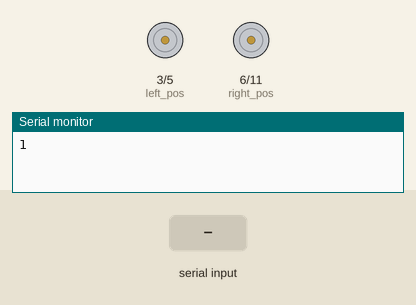
Simulated run of this sketch. Board: Arduino Uno, built with avr-gcc and run on an emulated ATmega328P. Shown: motor-driver pin pairs drawn as motors (green arrow = first pin HIGH = forward, orange = second pin HIGH = backward, longer = more drive), the last lines printed to the serial monitor. Inputs (shaded band) come from the test bench.

Above: at 1.2 s.
1.3 s: "1 90 45\n" received over Serial
At 2.2 s:
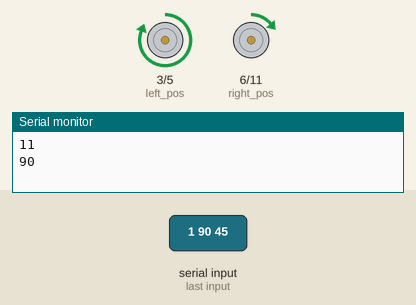
2.8 s: "1 90\n" received over Serial
At 3.4 s:
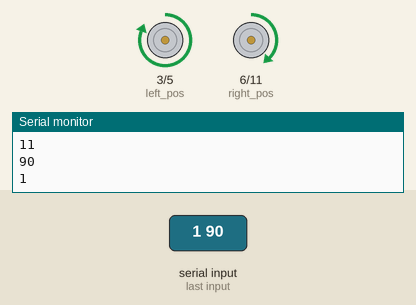
4.3 s: byte 32 (' ') received over Serial
At 5.7 s:
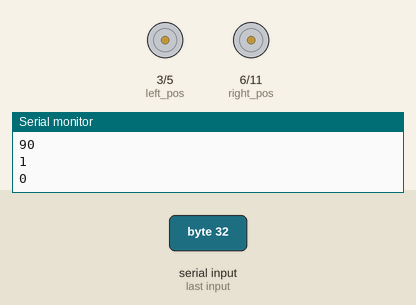
Timing chart, 0 to 7.3 s (numbered marks = the images above; inputs shaded):
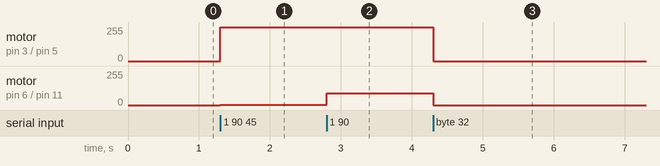

Measured:
- after the input at 1.3 s, motor on pin 3 (left_pos) / pin 5 (left_neg): stopped → forward 255/255 at once; motor on pin 6 (right_pos) / pin 11 (right_neg): stopped → forward 1/255 at once
- after the input at 2.8 s, motor on pin 6 (right_pos) / pin 11 (right_neg): forward 1/255 → forward 90/255 at once
- after the input at 4.3 s, motor on pin 3 (left_pos) / pin 5 (left_neg): forward 255/255 → stopped at once; motor on pin 6 (right_pos) / pin 11 (right_neg): forward 90/255 → stopped at once

The sketch:

voice_ctrl.ino
```cpp
int Speed=HIGH;

int left_pos=3;
int left_neg=5;
int right_pos=6;
int right_neg=11;

int turn;
void setup() {
  // put your setup code here, to run once:
Serial.begin(250000);
Serial.write('1');
pinMode(left_pos,OUTPUT);
pinMode(left_neg,OUTPUT);
pinMode(right_pos,OUTPUT);
pinMode(right_neg,OUTPUT);

digitalWrite(left_pos,LOW);
  digitalWrite(left_neg,LOW);
  digitalWrite(right_pos,LOW);
  digitalWrite(right_neg,LOW);
}
void forward()
{
  digitalWrite(left_pos,Speed);
  digitalWrite(left_neg,LOW);
  analogWrite(right_pos,Speed);
  digitalWrite(right_neg,LOW);
}

void reverse()
{
  analogWrite(left_pos,LOW);
  digitalWrite(left_neg,Speed);
  analogWrite(right_pos,LOW);
  digitalWrite(right_neg,Speed);
}

void Stop()
{
  digitalWrite(left_pos,LOW);
  digitalWrite(left_neg,LOW);
 digitalWrite(right_pos,LOW);
  digitalWrite(right_neg,LOW);
}
void left()
{
   analogWrite(left_pos,Speed);
  digitalWrite(left_neg,LOW);
  digitalWrite(right_pos,LOW);
  analogWrite(right_neg,Speed);
}
void right()
{
  digitalWrite(left_pos,LOW);
  analogWrite(left_neg,Speed);
  analogWrite(right_pos,Speed);
  digitalWrite(right_neg,LOW);
}
String a;int i;
void loop() {
  // put your main code here, to run repeatedly:
  String inString;
 while (Serial.available() > 0) {
    int inChar = Serial.read();
    if (isDigit(inChar))inString += (char)inChar;
    if (inChar == ' ')
      {
        Serial.println(inString.toInt());
    i=inString.toInt();
      inString = "";}

switch(i)
{
  case 0:Stop();break;
  case 1:forward();break;
  case 2:reverse();break;
  case 3:left();break;
  case 4:right();break;
  default:Speed=i;
}
 }
}
```
